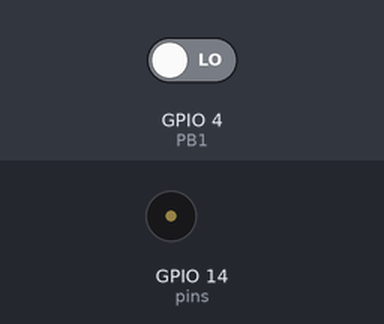
A program run on a simulated ESP32 board running MicroPython. On the bench: buzzer (waves = sounding). Inputs (shaded band) come from the test bench; at power-on: GPIO 4 (PB1) LOW. Library files of the repository ran but are not shown: buzzer_music.py; what the program prints to the serial console is not drawn.

Above: at 0.2 s.
At 9.01 s:
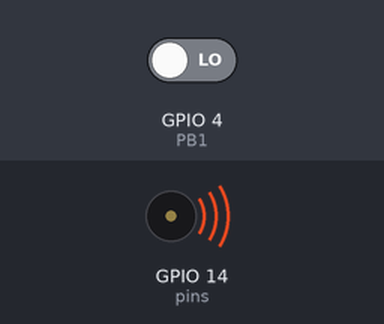
Timing chart, 0 to 9.3 s (numbered marks = the images above):
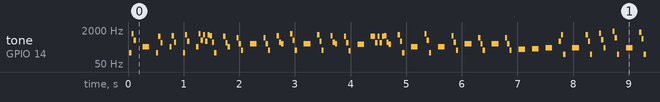

Measured:
- by itself, tone on GPIO 14 (pins): plays 165 Hz for 0.04 s, 1319 Hz for 0.04 s, 659 Hz for 0.04 s, 330 Hz for 0.12 s, 165 Hz for 0.04 s, 988 Hz for 0.04 s … (1296 notes in this stretch)

The program:

8_Bonus_2.1.py
```python
from buzzer_music import music
from time import sleep
from machine import Pin

# song=''
# mySong=music(song,pins=[Pin(14)],tempo=3)

PB1 = Pin(4,Pin.IN)
first=PB1.value()
sleep(0.01)
second=PB1.value()
count=1
if count==1:
    song = '0 E3 1 0;2 E4 1 0;4 E3 1 0;6 E4 1 0;8 E3 1 0;10 E4 1 0;12 E3 1 0;14 E4 1 0;16 A3 1 0;18 A4 1 0;20 A3 1 0;22 A4 1 0;24 A3 1 0;26 A4 1 0;28 A3 1 0;30 A4 1 0;32 G#3 1 0;34 G#4 1 0;36 G#3 1 0;38 G#4 1 0;40 E3 1 0;42 E4 1 0;44 E3 1 0;46 E4 1 0;48 A3 1 0;50 A4 1 0;52 A3 1 0;54 A4 1 0;56 A3 1 0;58 B3 1 0;60 C4 1 0;62 D4 1 0;64 D3 1 0;66 D4 1 0;68 D3 1 0;70 D4 1 0;72 D3 1 0;74 D4 1 0;76 D3 1 0;78 D4 1 0;80 C3 1 0;82 C4 1 0;84 C3 1 0;86 C4 1 0;88 C3 1 0;90 C4 1 0;92 C3 1 0;94 C4 1 0;96 G2 1 0;98 G3 1 0;100 G2 1 0;102 G3 1 0;104 E3 1 0;106 E4 1 0;108 E3 1 0;110 E4 1 0;114 A4 1 0;112 A3 1 0;116 A3 1 0;118 A4 1 0;120 A3 1 0;122 A4 1 0;124 A3 1 0;0 E6 1 1;4 B5 1 1;6 C6 1 1;8 D6 1 1;10 E6 1 1;11 D6 1 1;12 C6 1 1;14 B5 1 1;0 E5 1 6;4 B4 1 6;6 C5 1 6;8 D5 1 6;10 E5 1 6;11 D5 1 6;12 C5 1 6;14 B4 1 6;16 A5 1 1;20 A5 1 1;22 C6 1 1;24 E6 1 1;28 D6 1 1;30 C6 1 1;32 B5 1 1;36 B5 1 1;36 B5 1 1;37 B5 1 1;38 C6 1 1;40 D6 1 1;44 E6 1 1;48 C6 1 1;52 A5 1 1;56 A5 1 1;20 A4 1 6;16 A4 1 6;22 C5 1 6;24 E5 1 6;28 D5 1 6;30 C5 1 6;32 B4 1 6;36 B4 1 6;37 B4 1 6;38 C5 1 6;40 D5 1 6;44 E5 1 6;48 C5 1 6;52 A4 1 6;56 A4 1 6;64 D5 1 6;64 D6 1 1;68 D6 1 1;70 F6 1 1;72 A6 1 1;76 G6 1 1;78 F6 1 1;80 E6 1 1;84 E6 1 1;86 C6 1 1;88 E6 1 1;92 D6 1 1;94 C6 1 1;96 B5 1 1;100 B5 1 1;101 B5 1 1;102 C6 1 1;104 D6 1 1;108 E6 1 1;112 C6 1 1;116 A5 1 1;120 A5 1 1;72 A5 1 6;80 E5 1 6;68 D5 1 7;70 F5 1 7;76 G5 1 7;84 E5 1 7;78 F5 1 7;86 C5 1 7;88 E5 1 6;96 B4 1 6;104 D5 1 6;112 C5 1 6;120 A4 1 6;92 D5 1 7;94 C5 1 7;100 B4 1 7;101 B4 1 7;102 C5 1 7;108 E5 1 7;116 A4 1 7'
    mySong=music(song,pins=[Pin(14)],tempo=3)
    while True:
        print(mySong.tick(),1)
        sleep(0.04)
        if first==1 and second==0:
            count=2
if count==2:
    song = '0 F5 1 4;3 E5 1 4;7 D5 1 4;13 C5 1 4;17 C5 1 4;18 C5 1 4;20 D5 1 4;26 D5 1 4;31 G5 1 4;33 A5 1 4;35 A#5 1 4;39 A5 1 4;41 G5 1 4;43 F5 1 4;47 G5 1 4;49 A5 1 4;51 G5 1 4'
    mySong=music(song,pins=[Pin(14)],tempo=3)
    while True:
        print(mySong.tick(),2)
        sleep(0.04)
        if first==1 and second==0:
            count=1
```
